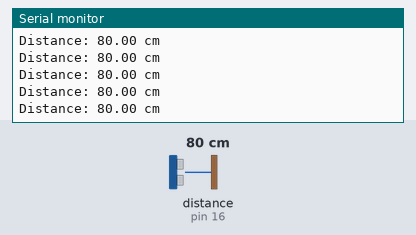
Simulated run of this sketch. Board: Arduino Uno, built with avr-gcc and run on an emulated ATmega328P. Parts: the last lines printed to the serial monitor. Wiring (inferred from the names in the program): ultrasonic range finder: trigger pin 17; echo pin 16. Inputs (shaded band) come from the test bench; at power-on: distance to the obstacle (sensor on pin 16) 80 cm. The echo pulse lasts 58.3 µs per cm.

Above: at 1.5 s.
1.6 s: distance to the obstacle (sensor on pin 16) set to 2 cm
At 1.65 s:
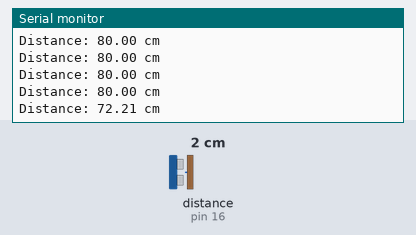
3.1 s: distance to the obstacle (sensor on pin 16) set to 4 cm
At 3.14 s:
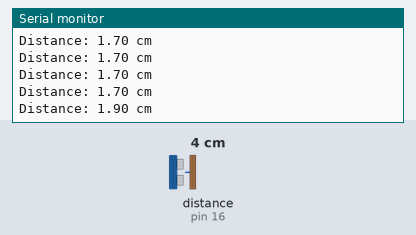
Timing chart, 0 to 6.1 s (numbered marks = the images above; inputs shaded):
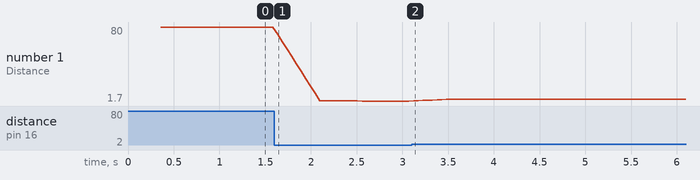

Measured:
- after the input at 1.6 s, the serial monitor: prints a new line at once (image 1)
- after the input at 3.1 s, the serial monitor: prints a new line at once (image 2)
- plotted number 1: 80 → 1.7 after the input at 1.6 s, 1.7 → 3.69 after the input at 3.1 s

The sketch:

BestDistanc.ino
```cpp
#include <Arduino.h>

#define TRIG_PIN 17
#define ECHO_PIN 16

const int NUM_READINGS = 10;
float readings[NUM_READINGS];
int readIdx = 0;  // Changed from 'index'
float total = 0.0;

float check_distance() {
  digitalWrite(TRIG_PIN, LOW);
  delayMicroseconds(2);
  digitalWrite(TRIG_PIN, HIGH);
  delayMicroseconds(10);
  digitalWrite(TRIG_PIN, LOW);

  unsigned long duration = pulseIn(ECHO_PIN, HIGH, 30000);

  if (duration == 0) return 0.0;

  return duration * 0.0343 / 2.0;
}

float getDistance() {
  float newDist = check_distance();

  // Ignore bad readings
  if (newDist == 0.0 || newDist > 400.0) {
    return total / NUM_READINGS;
  }

  // Update moving average
  total = total - readings[readIdx] + newDist;
  readings[readIdx] = newDist;
  readIdx = (readIdx + 1) % NUM_READINGS;

  return total / NUM_READINGS;
}

void setup() {
  Serial.begin(115200);
  pinMode(TRIG_PIN, OUTPUT);
  pinMode(ECHO_PIN, INPUT);

  // Fill buffer with initial readings
  for (int i = 0; i < NUM_READINGS; i++) {
    readings[i] = check_distance();
    total += readings[i];
    delay(30);
  }
}

void loop() {
  float dist = getDistance();

  Serial.print("Distance: ");
  Serial.print(dist);
  Serial.println(" cm");

  delay(50);
}
```
